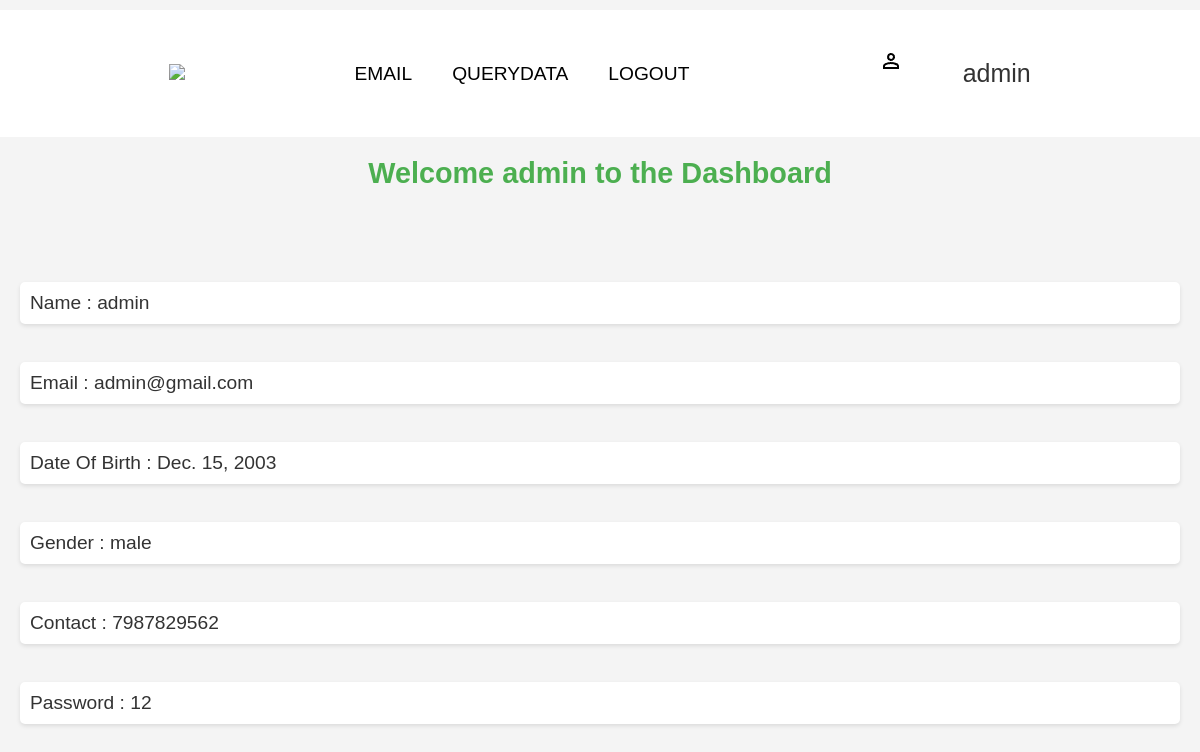
The page /admin_data/ on the database its author committed.
### app/models.py (models this page shows)
class Consumer(models.Model):
    name = models.CharField(max_length=50)
    email = models.CharField(max_length=50)
    contact = models.IntegerField()
    dob = models.DateField()
    gender = models.CharField( max_length=50)
    password = models.CharField( max_length=50)

### app/views.py (the view)
# urls.py: path('admin_data/',views.admin_data,name='admin_data'),
def admin_data(request):
    data=Consumer.objects.get(email='admin@gmail.com')
    name=data.name
    email=data.email
    id=data.id
    dob=data.dob
    contact=data.contact
    gender=data.gender
    password=data.password
    admindata={'name':name,"email":email,"contact":contact,"gender":gender,"password":password,"dob":dob}
    return render(request,'dash.html',{'admindata':admindata})

### app/templates/dash.html (shortened to what this page needs)
{%extends "base.html"%}
{% block content %}
{% load static %}
<!DOCTYPE html>
<html lang="en">
<head>
    <link rel="stylesheet" href="{% static 'css/dash.css' %}">
</head>
<body>
{%if admindata%}
<div class="welcome">Welcome {{admindata.name}} to the Dashboard</div>
    <br><br><br><br>
    <div class="name">Name : {{admindata.name}}</div><br>
    <div class="email">Email : {{admindata.email}}</div><br>
    <div class="dob">Date Of Birth : {{admindata.dob}} </div><br>
    <div class="gender">Gender : {{admindata.gender}} </div><br>
    <div class="contact">Contact : {{admindata.contact}} </div><br>
    <div class="password">Password : {{admindata.password}} </div><br>
{% endif %}
</body>
</html>
{% endblock content %}

### app/templates/base.html (shortened to what this page needs)
{% load static %}
<!DOCTYPE html>
<html lang="en">
<head>
    <link rel="stylesheet" href="{% static 'css/nav.css' %}">
</head>
<body>
    <header>
    {% if admindata %}
        <section class="page">
            <div class="nav">
            <ul class="nav1">
                <li><img src="https://skins.minimog.co/cdn/shop/files/ceramic_logo.png?v=1659925094&width=250"></li>
            </ul>
            <ul class="nav2">
                <li><a href="{% url "admin_email" %}">EMAIL</a></li>
                <li><a href="{% url "admin_query" %}">QUERYDATA</a></li>
                <li><a href="{% url "home" %}">LOGOUT</a></li>
            </ul>
            <ul class="nav3">
                <li><a href="{%url 'admin_data' %}"><img src="{% static "image/person_FILL0_wght400_GRAD0_opsz24.png" %}"></a></li>
                <div class="id"><li>{{admindata.name}}</li></div>
            </ul>
        </div>
        </section>
    {% endif %}
</header>
    {% block content %}{% endblock content %}
</body>
</html>

### app/static/css/nav.css (style rules this page uses)
html { overflow-x: hidden; }
* { scroll-behavior: smooth; }
body { padding: 0px; margin: 0px; }
body .page { background-color: white; justify-content: center; }
.nav { position: sticky; top: 0px; background-color: white; }
.nav { display: flex; justify-content: space-evenly; align-items: center; }
.nav .nav1 { list-style: none; }
.nav .nav1 img { width: 125px; }
.nav .nav2 { display: flex; justify-content: space-evenly; list-style: none; }
.nav .nav2 li { padding: 20px; }
.nav .nav2 li a { text-decoration: none; color: black; }
.nav .nav3 { list-style: none; display: flex; justify-content: space-evenly; }
.nav .nav3 li { padding: 20px; align-items: center; }
.nav .nav3 .id { font-size: 25px; }

### app/static/css/dash.css (style rules this page uses)
body { font-family: Arial, sans-serif; margin: 0; padding: 0; background-color: #f9f9f9; color: #333; }
.welcome { text-align: center; font-size: 1.8rem; font-weight: bold; margin-top: 20px; color: #4CAF50; }
div { margin: 10px 20px; font-size: 1.2rem; }
.name, .email, .dob, .gender, .contact, .password { background-color: #fff; padding: 10px; border-radius: 5px; box-shadow: 0 2px 4px rgba(0, 0, 0, 0.1); }
body { font-family: Arial, sans-serif; margin: 0; padding: 0; background-color: #f4f4f4; color: #333; }
a { color: #4CAF50; text-decoration: none; }

### rows shown on the page
Consumer: name "admin", email "admin@gmail.com", dob "Dec. 15, 2003", gender "male", password "12"

### other values the page prints
{{ admindata.contact }} "7987829562"
